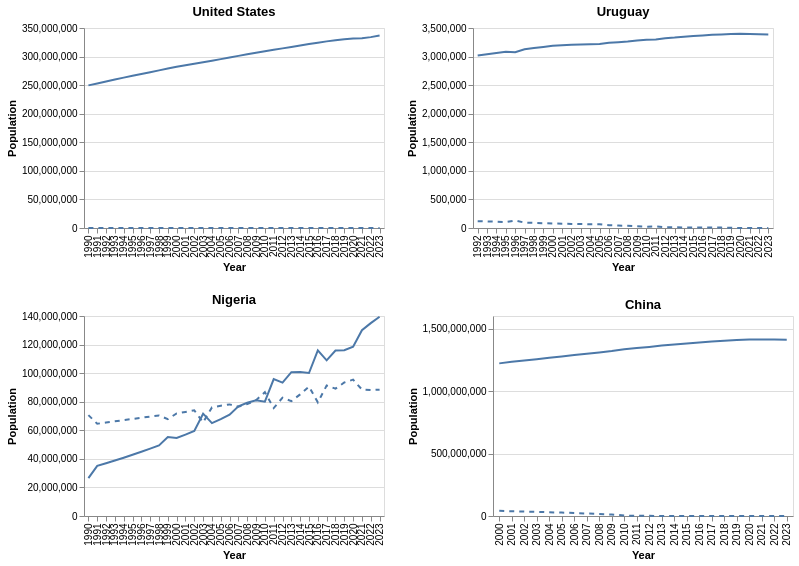

Source (notebook cell):
### Markdown cell above
A plot representing the amount of electricity produced over time and number of people wihtout electricity. This would be the most effective when done on a single country or a very selective number of countries. So filtering down to the country level. This would be represented as a line plot, with two lines. One line representing the amount of electricity produced, and the other being numbr of people with/without electricity for each year. The variables needed include:
>Entity:N (countries)

>Years:O

>With electricity:Q

>Without Electricity:Q

### Code cell
countries = ['United States', 'Uruguay', 'Nigeria', 'China']

def country_plot(country):
    country_df = df[df['Entity'] == country]

    withE = alt.Chart(country_df).mark_line().encode(
        x=alt.X('Year:O', title='Year'),
        y=alt.Y('With electricity:Q', title='Population'),
    )

    withoutE = alt.Chart(country_df).mark_line(strokeDash=[5,5]).encode(
        x='Year:O',
        y='Without electricity:Q',
    )

    return (withE + withoutE).properties(
        title=country,
        width=300,
        height=200
    )


c1 = country_plot(countries[0])
c2 = country_plot(countries[1])
c3 = country_plot(countries[2])
c4 = country_plot(countries[3])

(c1 | c2) & (c3 | c4)

### Figure 1 — Vega-Lite specification as saved in the notebook (floating-point values rounded to 4 significant figures)
{"config": {"view": {"continuousWidth": 300, "continuousHeight": 300}}, "vconcat": [{"hconcat": [{"layer": [{"mark": {"type": "line"}, "encoding": {"x": {"field": "Year", "title": "Year", "type": "ordinal"}, "y": {"field": "With electricity", "title": "Population", "type": "quantitative"}}}, {"mark": {"type": "line", "strokeDash": [5, 5]}, "encoding": {"x": {"field": "Year", "type": "ordinal"}, "y": {"field": "Without electricity", "type": "quantitative"}}}], "data": {"name": "data-6442b2c5fc137cdb79040882633a1e34"}, "height": 200, "title": "United States", "width": 300}, {"layer": [{"mark": {"type": "line"}, "encoding": {"x": {"field": "Year", "title": "Year", "type": "ordinal"}, "y": {"field": "With electricity", "title": "Population", "type": "quantitative"}}}, {"mark": {"type": "line", "strokeDash": [5, 5]}, "encoding": {"x": {"field": "Year", "type": "ordinal"}, "y": {"field": "Without electricity", "type": "quantitative"}}}], "data": {"name": "data-6ec539e2c0d36bee4af4ce340ee7b3d2"}, "height": 200, "title": "Uruguay", "width": 300}]}, {"hconcat": [{"layer": [{"mark": {"type": "line"}, "encoding": {"x": {"field": "Year", "title": "Year", "type": "ordinal"}, "y": {"field": "With electricity", "title": "Population", "type": "quantitative"}}}, {"mark": {"type": "line", "strokeDash": [5, 5]}, "encoding": {"x": {"field": "Year", "type": "ordinal"}, "y": {"field": "Without electricity", "type": "quantitative"}}}], "data": {"name": "data-a40747a66547f183b0f60f0c4d2e9dd6"}, "height": 200, "title": "Nigeria", "width": 300}, {"layer": [{"mark": {"type": "line"}, "encoding": {"x": {"field": "Year", "title": "Year", "type": "ordinal"}, "y": {"field": "With electricity", "title": "Population", "type": "quantitative"}}}, {"mark": {"type": "line", "strokeDash": [5, 5]}, "encoding": {"x": {"field": "Year", "type": "ordinal"}, "y": {"field": "Without electricity", "type": "quantitative"}}}], "data": {"name": "data-d1b356667baf8082a95a1b2a25ba3d52"}, "height": 200, "title": "China", "width": 300}]}], "$schema": "https://vega.github.io/schema/vega-lite/v5.20.1.json", "datasets": {"data-6442b2c5fc137cdb79040882633a1e34": [{"Entity": "United States", "Code": "USA", "Year": 1990, "With electricity": 249600000.0, "Without electricity": 0.0}, {"Entity": "United States", "Code": "USA", "Year": 1991, "With electricity": 253000000.0, "Without electricity": 0.0}, {"Entity": "United States", "Code": "USA", "Year": 1992, "With electricity": 256500000.0, "Without electricity": 0.0}, {"Entity": "United States", "Code": "USA", "Year": 1993, "With electricity": 259900000.0, "Without electricity": 0.0}, {"Entity": "United States", "Code": "USA", "Year": 1994, "With electricity": 263100000.0, "Without electricity": 0.0}, {"Entity": "United States", "Code": "USA", "Year": 1995, "With electricity": 266300000.0, "Without electricity": 0.0}, {"Entity": "United States", "Code": "USA", "Year": 1996, "With electricity": 269400000.0, "Without electricity": 0.0}, {"Entity": "United States", "Code": "USA", "Year": 1997, "With electricity": 272700000.0, "Without electricity": 0.0}, {"Entity": "United States", "Code": "USA", "Year": 1998, "With electricity": 275900000.0, "Without electricity": 0.0}, {"Entity": "United States", "Code": "USA", "Year": 1999, "With electricity": 279000000.0, "Without electricity": 0.0}, {"Entity": "United States", "Code": "USA", "Year": 2000, "With electricity": 282200000.0, "Without electricity": 0.0}, {"Entity": "United States", "Code": "USA", "Year": 2001, "With electricity": 285000000.0, "Without electricity": 0.0}, {"Entity": "United States", "Code": "USA", "Year": 2002, "With electricity": 287600000.0, "Without electricity": 0.0}, {"Entity": "United States", "Code": "USA", "Year": 2003, "With electricity": 290100000.0, "Without electricity": 0.0}, {"Entity": "United States", "Code": "USA", "Year": 2004, "With electricity": 292800000.0, "Without electricity": 0.0}, {"Entity": "United States", "Code": "USA", "Year": 2005, "With electricity": 295500000.0, "Without electricity": 0.0}, {"Entity": "United States", "Code": "USA", "Year": 2006, "With electricity": 298400000.0, "Without electricity": 0.0}, {"Entity": "United States", "Code": "USA", "Year": 2007, "With electricity": 301200000.0, "Without electricity": 0.0}, {"Entity": "United States", "Code": "USA", "Year": 2008, "With electricity": 304100000.0, "Without electricity": 0.0}, {"Entity": "United States", "Code": "USA", "Year": 2009, "With electricity": 306800000.0, "Without electricity": 0.0}, {"Entity": "United States", "Code": "USA", "Year": 2010, "With electricity": 309400000.0, "Without electricity": 0.0}, {"Entity": "United States", "Code": "USA", "Year": 2011, "With electricity": 311800000.0, "Without electricity": 0.0}, {"Entity": "United States", "Code": "USA", "Year": 2012, "With electricity": 314300000.0, "Without electricity": 0.0}, {"Entity": "United States", "Code": "USA", "Year": 2013, "With electricity": 316700000.0, "Without electricity": 0.0}, {"Entity": "United States", "Code": "USA", "Year": 2014, "With electricity": 319300000.0, "Without electricity": 0.0}, {"Entity": "United States", "Code": "USA", "Year": 2015, "With electricity": 321800000.0, "Without electricity": 0.0}, {"Entity": "United States", "Code": "USA", "Year": 2016, "With electricity": 324400000.0, "Without electricity": 0.0}, {"Entity": "United States", "Code": "USA", "Year": 2017, "With electricity": 326600000.0, "Without electricity": 0.0}, {"Entity": "United States", "Code": "USA", "Year": 2018, "With electricity": 328500000.0, "Without electricity": 0.0}, {"Entity": "United States", "Code": "USA", "Year": 2019, "With electricity": 330200000.0, "Without electricity": 0.0}, {"Entity": "United States", "Code": "USA", "Year": 2020, "With electricity": 331600000.0, "Without electricity": 0.0}, {"Entity": "United States", "Code": "USA", "Year": 2021, "With electricity": 332100000.0, "Without electricity": 0.0}, {"Entity": "United States", "Code": "USA", "Year": 2022, "With electricity": 334000000.0, "Without electricity": 0.0}, {"Entity": "United States", "Code": "USA", "Year": 2023, "With electricity": 336800000.0, "Without electricity": 0.0}], "data-6ec539e2c0d36bee4af4ce340ee7b3d2": [{"Entity": "Uruguay", "Code": "URY", "Year": 1992, "With electricity": 3020000.0, "Without electricity": 119900.0}, {"Entity": "Uruguay", "Code": "URY", "Year": 1993, "With electricity": 3042000.0, "Without electricity": 114800.0}, {"Entity": "Uruguay", "Code": "URY", "Year": 1994, "With electricity": 3063000.0, "Without electricity": 109700.0}, {"Entity": "Uruguay", "Code": "URY", "Year": 1995, "With electricity": 3085000.0, "Without electricity": 104600.0}, {"Entity": "Uruguay", "Code": "URY", "Year": 1996, "With electricity": 3075000.0, "Without electricity": 131500.0}, {"Entity": "Uruguay", "Code": "URY", "Year": 1997, "With electricity": 3129000.0, "Without electricity": 94580.0}, {"Entity": "Uruguay", "Code": "URY", "Year": 1998, "With electricity": 3150000.0, "Without electricity": 89640.0}, {"Entity": "Uruguay", "Code": "URY", "Year": 1999, "With electricity": 3169000.0, "Without electricity": 84760.0}, {"Entity": "Uruguay", "Code": "URY", "Year": 2000, "With electricity": 3188000.0, "Without electricity": 78390.0}, {"Entity": "Uruguay", "Code": "URY", "Year": 2001, "With electricity": 3199000.0, "Without electricity": 75310.0}, {"Entity": "Uruguay", "Code": "URY", "Year": 2002, "With electricity": 3207000.0, "Without electricity": 72130.0}, {"Entity": "Uruguay", "Code": "URY", "Year": 2003, "With electricity": 3212000.0, "Without electricity": 68900.0}, {"Entity": "Uruguay", "Code": "URY", "Year": 2004, "With electricity": 3217000.0, "Without electricity": 65660.0}, {"Entity": "Uruguay", "Code": "URY", "Year": 2005, "With electricity": 3220000.0, "Without electricity": 65720.0}, {"Entity": "Uruguay", "Code": "URY", "Year": 2006, "With electricity": 3240000.0, "Without electricity": 49340.0}, {"Entity": "Uruguay", "Code": "URY", "Year": 2007, "With electricity": 3252000.0, "Without electricity": 42840.0}, {"Entity": "Uruguay", "Code": "URY", "Year": 2008, "With electricity": 3263000.0, "Without electricity": 39630.0}, {"Entity": "Uruguay", "Code": "URY", "Year": 2009, "With electricity": 3280000.0, "Without electricity": 29790.0}, {"Entity": "Uruguay", "Code": "URY", "Year": 2010, "With electricity": 3295000.0, "Without electricity": 23230.0}, {"Entity": "Uruguay", "Code": "URY", "Year": 2011, "With electricity": 3300000.0, "Without electricity": 26610.0}, {"Entity": "Uruguay", "Code": "URY", "Year": 2012, "With electricity": 3322000.0, "Without electricity": 13340.0}, {"Entity": "Uruguay", "Code": "URY", "Year": 2013, "With electricity": 3332000.0, "Without electricity": 13380.0}, {"Entity": "Uruguay", "Code": "URY", "Year": 2014, "With electricity": 3346000.0, "Without electricity": 10070.0}, {"Entity": "Uruguay", "Code": "URY", "Year": 2015, "With electricity": 3358000.0, "Without electricity": 10100.0}, {"Entity": "Uruguay", "Code": "URY", "Year": 2016, "With electricity": 3369000.0, "Without electricity": 10140.0}, {"Entity": "Uruguay", "Code": "URY", "Year": 2017, "With electricity": 3382000.0, "Without electricity": 6777.0}, {"Entity": "Uruguay", "Code": "URY", "Year": 2018, "With electricity": 3388000.0, "Without electricity": 6789.0}, {"Entity": "Uruguay", "Code": "URY", "Year": 2019, "With electricity": 3394000.0, "Without electricity": 3397.0}, {"Entity": "Uruguay", "Code": "URY", "Year": 2020, "With electricity": 3399000.0, "Without electricity": 0.0}, {"Entity": "Uruguay", "Code": "URY", "Year": 2021, "With electricity": 3397000.0, "Without electricity": 0.0}, {"Entity": "Uruguay", "Code": "URY", "Year": 2022, "With electricity": 3391000.0, "Without electricity": 0.0}, {"Entity": "Uruguay", "Code": "URY", "Year": 2023, "With electricity": 3388000.0, "Without electricity": 0.0}], "data-a40747a66547f183b0f60f0c4d2e9dd6": [{"Entity": "Nigeria", "Code": "NGA", "Year": 1990, "With electricity": 26510000.0, "Without electricity": 70610000.0}, {"Entity": "Nigeria", "Code": "NGA", "Year": 1991, "With electricity": 35140000.0, "Without electricity": 64580000.0}, {"Entity": "Nigeria", "Code": "NGA", "Year": 1992, "With electricity": 36960000.0, "Without electricity": 65420000.0}, {"Entity": "Nigeria", "Code": "NGA", "Year": 1993, "With electricity": 38860000.0, "Without electricity": 66270000.0}, {"Entity": "Nigeria", "Code": "NGA", "Year": 1994, "With electricity": 40830000.0, "Without electricity": 67110000.0}, {"Entity": "Nigeria", "Code": "NGA", "Year": 1995, "With electricity": 42870000.0, "Without electricity": 67950000.0}, {"Entity": "Nigeria", "Code": "NGA", "Year": 1996, "With electricity": 44980000.0, "Without electricity": 68770000.0}, {"Entity": "Nigeria", "Code": "NGA", "Year": 1997, "With electricity": 47170000.0, "Without electricity": 69590000.0}, {"Entity": "Nigeria", "Code": "NGA", "Year": 1998, "With electricity": 49440000.0, "Without electricity": 70410000.0}, {"Entity": "Nigeria", "Code": "NGA", "Year": 1999, "With electricity": 55250000.0, "Without electricity": 67800000.0}, {"Entity": "Nigeria", "Code": "NGA", "Year": 2000, "With electricity": 54600000.0, "Without electricity": 71790000.0}, {"Entity": "Nigeria", "Code": "NGA", "Year": 2001, "With electricity": 57010000.0, "Without electricity": 72850000.0}, {"Entity": "Nigeria", "Code": "NGA", "Year": 2002, "With electricity": 59530000.0, "Without electricity": 73940000.0}, {"Entity": "Nigeria", "Code": "NGA", "Year": 2003, "With electricity": 71620000.0, "Without electricity": 65580000.0}, {"Entity": "Nigeria", "Code": "NGA", "Year": 2004, "With electricity": 65030000.0, "Without electricity": 76030000.0}, {"Entity": "Nigeria", "Code": "NGA", "Year": 2005, "With electricity": 67870000.0, "Without electricity": 77150000.0}, {"Entity": "Nigeria", "Code": "NGA", "Year": 2006, "With electricity": 70960000.0, "Without electricity": 78120000.0}, {"Entity": "Nigeria", "Code": "NGA", "Year": 2007, "With electricity": 76790000.0, "Without electricity": 76480000.0}, {"Entity": "Nigeria", "Code": "NGA", "Year": 2008, "With electricity": 79270000.0, "Without electricity": 78320000.0}, {"Entity": "Nigeria", "Code": "NGA", "Year": 2009, "With electricity": 81020000.0, "Without electricity": 81020000.0}, {"Entity": "Nigeria", "Code": "NGA", "Year": 2010, "With electricity": 79990000.0, "Without electricity": 86650000.0}, {"Entity": "Nigeria", "Code": "NGA", "Year": 2011, "With electricity": 95800000.0, "Without electricity": 75580000.0}, {"Entity": "Nigeria", "Code": "NGA", "Year": 2012, "With electricity": 93390000.0, "Without electricity": 82810000.0}, {"Entity": "Nigeria", "Code": "NGA", "Year": 2013, "With electricity": 100700000.0, "Without electricity": 80390000.0}, {"Entity": "Nigeria", "Code": "NGA", "Year": 2014, "With electricity": 100800000.0, "Without electricity": 85140000.0}, {"Entity": "Nigeria", "Code": "NGA", "Year": 2015, "With electricity": 100100000.0, "Without electricity": 90570000.0}, {"Entity": "Nigeria", "Code": "NGA", "Year": 2016, "With electricity": 115900000.0, "Without electricity": 79550000.0}, {"Entity": "Nigeria", "Code": "NGA", "Year": 2017, "With electricity": 108900000.0, "Without electricity": 91320000.0}, {"Entity": "Nigeria", "Code": "NGA", "Year": 2018, "With electricity": 115800000.0, "Without electricity": 89150000.0}, {"Entity": "Nigeria", "Code": "NGA", "Year": 2019, "With electricity": 116100000.0, "Without electricity": 93430000.0}, {"Entity": "Nigeria", "Code": "NGA", "Year": 2020, "With electricity": 118600000.0, "Without electricity": 95440000.0}, {"Entity": "Nigeria", "Code": "NGA", "Year": 2021, "With electricity": 130000000.0, "Without electricity": 88500000.0}, {"Entity": "Nigeria", "Code": "NGA", "Year": 2022, "With electricity": 135000000.0, "Without electricity": 88140000.0}, {"Entity": "Nigeria", "Code": "NGA", "Year": 2023, "With electricity": 139500000.0, "Without electricity": 88420000.0}], "data-d1b356667baf8082a95a1b2a25ba3d52": [{"Entity": "China", "Code": "CHN", "Year": 2000, "With electricity": 1221000000.0, "Without electricity": 41670000.0}, {"Entity": "China", "Code": "CHN", "Year": 2001, "With electricity": 1234000000.0, "Without electricity": 38160000.0}, {"Entity": "China", "Code": "CHN", "Year": 2002, "With electricity": 1245000000.0, "Without electricity": 35850000.0}, {"Entity": "China", "Code": "CHN", "Year": 2003, "With electricity": 1255000000.0, "Without electricity": 33500000.0}, {"Entity": "China", "Code": "CHN", "Year": 2004, "With electricity": 1266000000.0, "Without electricity": 29810000.0}, {"Entity": "China", "Code": "CHN", "Year": 2005, "With electricity": 1276000000.0, "Without electricity": 27380000.0}, {"Entity": "China", "Code": "CHN", "Year": 2006, "With electricity": 1287000000.0, "Without electricity": 23600000.0}, {"Entity": "China", "Code": "CHN", "Year": 2007, "With electricity": 1298000000.0, "Without electricity": 19770000.0}, {"Entity": "China", "Code": "CHN", "Year": 2008, "With electricity": 1309000000.0, "Without electricity": 15900000.0}, {"Entity": "China", "Code": "CHN", "Year": 2009, "With electricity": 1319000000.0, "Without electricity": 11980000.0}, {"Entity": "China", "Code": "CHN", "Year": 2010, "With electricity": 1334000000.0, "Without electricity": 4013000.0}, {"Entity": "China", "Code": "CHN", "Year": 2011, "With electricity": 1344000000.0, "Without electricity": 1345000.0}, {"Entity": "China", "Code": "CHN", "Year": 2012, "With electricity": 1353000000.0, "Without electricity": 1354000.0}, {"Entity": "China", "Code": "CHN", "Year": 2013, "With electricity": 1363000000.0, "Without electricity": 0.0}, {"Entity": "China", "Code": "CHN", "Year": 2014, "With electricity": 1372000000.0, "Without electricity": 0.0}, {"Entity": "China", "Code": "CHN", "Year": 2015, "With electricity": 1380000000.0, "Without electricity": 0.0}, {"Entity": "China", "Code": "CHN", "Year": 2016, "With electricity": 1388000000.0, "Without electricity": 0.0}, {"Entity": "China", "Code": "CHN", "Year": 2017, "With electricity": 1396000000.0, "Without electricity": 0.0}, {"Entity": "China", "Code": "CHN", "Year": 2018, "With electricity": 1403000000.0, "Without electricity": 0.0}, {"Entity": "China", "Code": "CHN", "Year": 2019, "With electricity": 1408000000.0, "Without electricity": 0.0}, {"Entity": "China", "Code": "CHN", "Year": 2020, "With electricity": 1411000000.0, "Without electricity": 0.0}, {"Entity": "China", "Code": "CHN", "Year": 2021, "With electricity": 1412000000.0, "Without electricity": 0.0}, {"Entity": "China", "Code": "CHN", "Year": 2022, "With electricity": 1412000000.0, "Without electricity": 0.0}, {"Entity": "China", "Code": "CHN", "Year": 2023, "With electricity": 1411000000.0, "Without electricity": 0.0}]}}
